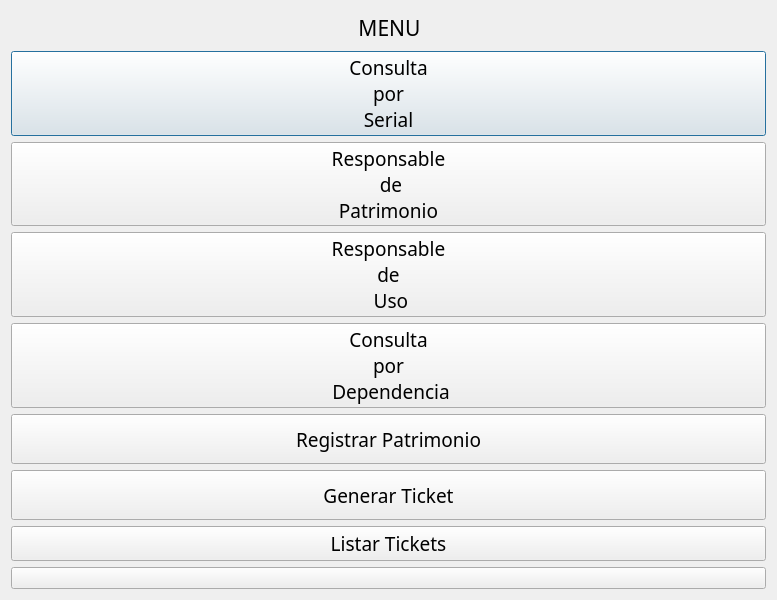
<?xml version="1.0" encoding="UTF-8"?>
<ui version="4.0">
 <class>Dialog</class>
 <widget class="QDialog" name="Dialog">
  <property name="geometry">
   <rect>
    <x>0</x>
    <y>0</y>
    <width>777</width>
    <height>600</height>
   </rect>
  </property>
  <property name="minimumSize">
   <size>
    <width>777</width>
    <height>600</height>
   </size>
  </property>
  <property name="maximumSize">
   <size>
    <width>782</width>
    <height>600</height>
   </size>
  </property>
  <property name="windowTitle">
   <string>Menu - Sistema Patrimonio</string>
  </property>
  <property name="windowIcon">
   <iconset>
    <normaloff>../GUI/assets/hidroven-2.jpg</normaloff>../GUI/assets/hidroven-2.jpg</iconset>
  </property>
  <layout class="QVBoxLayout" name="verticalLayout_3">
   <item>
    <layout class="QVBoxLayout" name="verticalLayout">
     <property name="sizeConstraint">
      <enum>QLayout::SetMinAndMaxSize</enum>
     </property>
     <item>
      <widget class="QLabel" name="label">
       <property name="enabled">
        <bool>true</bool>
       </property>
       <property name="minimumSize">
        <size>
         <width>757</width>
         <height>34</height>
        </size>
       </property>
       <property name="maximumSize">
        <size>
         <width>757</width>
         <height>46</height>
        </size>
       </property>
       <property name="font">
        <font>
         <family>Bahnschrift SemiCondensed</family>
         <pointsize>16</pointsize>
        </font>
       </property>
       <property name="focusPolicy">
        <enum>Qt::NoFocus</enum>
       </property>
       <property name="contextMenuPolicy">
        <enum>Qt::NoContextMenu</enum>
       </property>
       <property name="acceptDrops">
        <bool>false</bool>
       </property>
       <property name="layoutDirection">
        <enum>Qt::LeftToRight</enum>
       </property>
       <property name="text">
        <string>MENU</string>
       </property>
       <property name="textFormat">
        <enum>Qt::AutoText</enum>
       </property>
       <property name="alignment">
        <set>Qt::AlignCenter</set>
       </property>
       <property name="wordWrap">
        <bool>false</bool>
       </property>
      </widget>
     </item>
     <item>
      <widget class="QPushButton" name="c_serial">
       <property name="enabled">
        <bool>true</bool>
       </property>
       <property name="sizePolicy">
        <sizepolicy hsizetype="Minimum" vsizetype="Fixed">
         <horstretch>0</horstretch>
         <verstretch>0</verstretch>
        </sizepolicy>
       </property>
       <property name="minimumSize">
        <size>
         <width>0</width>
         <height>50</height>
        </size>
       </property>
       <property name="font">
        <font>
         <family>Bahnschrift SemiCondensed</family>
         <pointsize>14</pointsize>
        </font>
       </property>
       <property name="text">
        <string>Consulta 
por 
Serial</string>
       </property>
      </widget>
     </item>
     <item>
      <widget class="QPushButton" name="boton_r_patrimonio">
       <property name="enabled">
        <bool>true</bool>
       </property>
       <property name="sizePolicy">
        <sizepolicy hsizetype="Minimum" vsizetype="Fixed">
         <horstretch>0</horstretch>
         <verstretch>0</verstretch>
        </sizepolicy>
       </property>
       <property name="minimumSize">
        <size>
         <width>0</width>
         <height>50</height>
        </size>
       </property>
       <property name="font">
        <font>
         <family>Bahnschrift SemiCondensed</family>
         <pointsize>14</pointsize>
         <weight>50</weight>
         <bold>false</bold>
        </font>
       </property>
       <property name="focusPolicy">
        <enum>Qt::NoFocus</enum>
       </property>
       <property name="acceptDrops">
        <bool>false</bool>
       </property>
       <property name="layoutDirection">
        <enum>Qt::LeftToRight</enum>
       </property>
       <property name="autoFillBackground">
        <bool>false</bool>
       </property>
       <property name="text">
        <string>Responsable
 de 
Patrimonio</string>
       </property>
      </widget>
     </item>
     <item>
      <widget class="QPushButton" name="boton_r_uso">
       <property name="enabled">
        <bool>true</bool>
       </property>
       <property name="sizePolicy">
        <sizepolicy hsizetype="Minimum" vsizetype="Fixed">
         <horstretch>0</horstretch>
         <verstretch>0</verstretch>
        </sizepolicy>
       </property>
       <property name="minimumSize">
        <size>
         <width>0</width>
         <height>50</height>
        </size>
       </property>
       <property name="font">
        <font>
         <family>Bahnschrift SemiCondensed</family>
         <pointsize>14</pointsize>
        </font>
       </property>
       <property name="text">
        <string>Responsable 
de
 Uso</string>
       </property>
      </widget>
     </item>
     <item>
      <widget class="QPushButton" name="c_dependencia">
       <property name="enabled">
        <bool>true</bool>
       </property>
       <property name="sizePolicy">
        <sizepolicy hsizetype="Minimum" vsizetype="Fixed">
         <horstretch>0</horstretch>
         <verstretch>0</verstretch>
        </sizepolicy>
       </property>
       <property name="minimumSize">
        <size>
         <width>0</width>
         <height>50</height>
        </size>
       </property>
       <property name="font">
        <font>
         <family>Bahnschrift SemiCondensed</family>
         <pointsize>14</pointsize>
        </font>
       </property>
       <property name="text">
        <string>Consulta 
por
 Dependencia</string>
       </property>
      </widget>
     </item>
     <item>
      <widget class="QPushButton" name="registrar_patrimonio">
       <property name="enabled">
        <bool>true</bool>
       </property>
       <property name="sizePolicy">
        <sizepolicy hsizetype="Minimum" vsizetype="Fixed">
         <horstretch>0</horstretch>
         <verstretch>0</verstretch>
        </sizepolicy>
       </property>
       <property name="minimumSize">
        <size>
         <width>0</width>
         <height>50</height>
        </size>
       </property>
       <property name="font">
        <font>
         <family>Bahnschrift SemiCondensed</family>
         <pointsize>14</pointsize>
        </font>
       </property>
       <property name="text">
        <string>Registrar Patrimonio</string>
       </property>
      </widget>
     </item>
     <item>
      <widget class="QPushButton" name="b_ticket">
       <property name="enabled">
        <bool>true</bool>
       </property>
       <property name="sizePolicy">
        <sizepolicy hsizetype="Minimum" vsizetype="Fixed">
         <horstretch>0</horstretch>
         <verstretch>0</verstretch>
        </sizepolicy>
       </property>
       <property name="minimumSize">
        <size>
         <width>0</width>
         <height>50</height>
        </size>
       </property>
       <property name="font">
        <font>
         <family>Bahnschrift SemiCondensed</family>
         <pointsize>14</pointsize>
        </font>
       </property>
       <property name="text">
        <string>Generar Ticket</string>
       </property>
      </widget>
     </item>
     <item>
      <widget class="QPushButton" name="pushButton">
       <property name="font">
        <font>
         <family>Bahnschrift SemiCondensed</family>
         <pointsize>14</pointsize>
        </font>
       </property>
       <property name="text">
        <string>Listar Tickets</string>
       </property>
      </widget>
     </item>
     <item>
      <widget class="QPushButton" name="toolButton">
       <property name="text">
        <string/>
       </property>
       <property name="icon">
        <iconset>
         <normaloff>../GUI/assets/quit.png</normaloff>../GUI/assets/quit.png</iconset>
       </property>
       <property name="iconSize">
        <size>
         <width>750</width>
         <height>50</height>
        </size>
       </property>
      </widget>
     </item>
    </layout>
   </item>
  </layout>
 </widget>
 <resources/>
 <connections/>
</ui>
